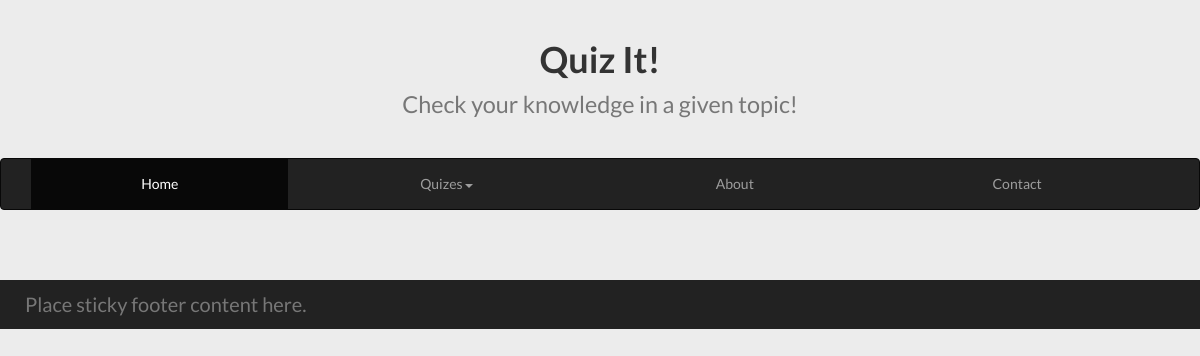
/home/, run on an earlier commit of the app's database.
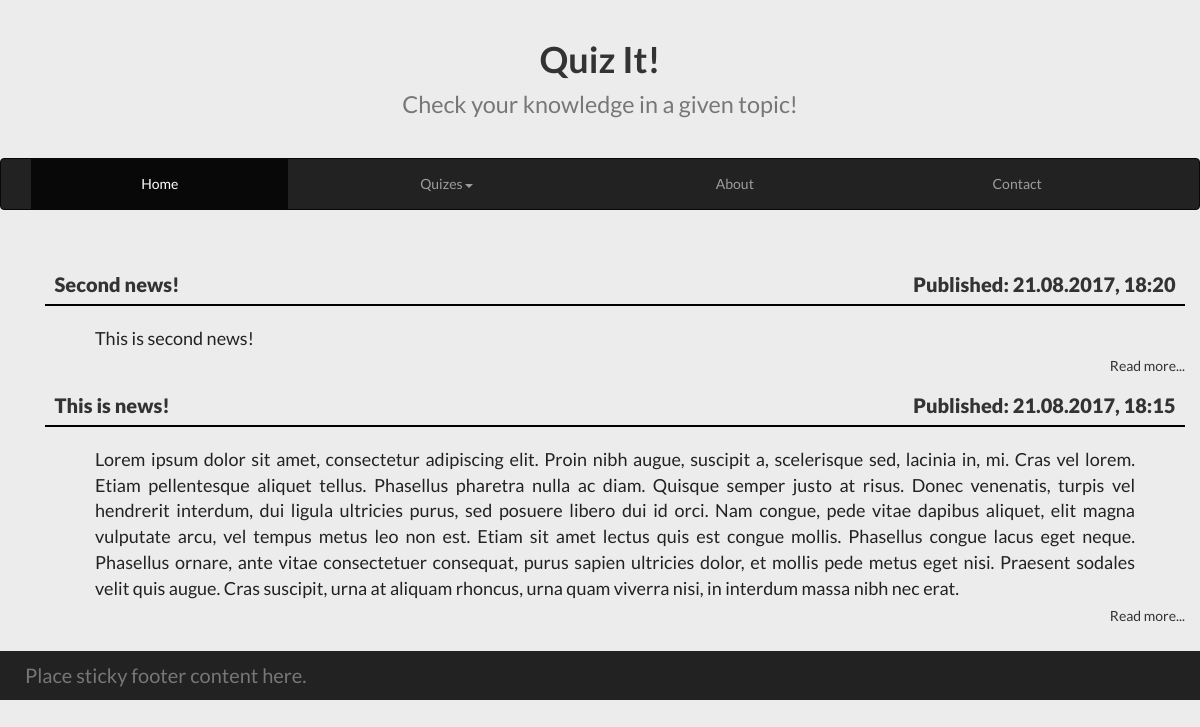
And on a later commit of the database.
### home/models.py (models this page shows, shortened)
class News(models.Model):
	title = models.CharField(max_length=200)
	article = models.TextField()
	pub_date = models.DateTimeField()

### home/views.py (the view)
def index(request):
	query = News.objects.order_by('-pub_date')[:5]
	context = {'news': query}
	return render(request, 'home/index.html', context)

### home/templates/home/index.html (shortened to what this page needs)
{% extends 'home/base.html' %}
{% block content %}
	{% block title_div %}
		<div class="page-header">
			<h1>
				<a href="{% url 'home:index' %}">
					Quiz It!<br><small>Check your knowledge in a given topic!</small>
				</a>
			</h1>
		</div>
	{% endblock %}
	{% block menu_div %}
		<nav class="navbar navbar-default navbar-inverse">
			<div class="container-fluid">
			<div class="collapse navbar-collapse" id="bs-example-navbar-collapse-1">
				<ul class="nav navbar-nav">
					<li class="active"><a href="{% url 'home:index' %}">Home<span class="sr-only">(current)</span></a></li>
					<li class="dropdown">
						<a href="{% url 'home:quizes' %}" class="dropdown-toggle" data-toggle="dropdown" role="button" aria-haspopup="true" aria-expanded="false">Quizes<span class="caret"></span></a>
					</li>
					<li><a href="{% url 'home:about' %}">About</a></li>
					<li><a href="{% url 'home:contact' %}">Contact</a></li>
				</ul>
			</div>
			</div>
		</nav>
	{% endblock %}
	{% block content_div %}
		<div class="container">
			<div class="main-content">
				{% for article in news %}
				<div class="container">
					<article>
						<div class="article-header">
							<div class="article-title">
								<a href="{% url 'home:post' article.id %}">
									{{ article.title }}
								</a>
							</div>
							<div class="article-date">
								Published: {{ article.pub_date|date:"d.m.Y, H:i" }}
							</div>
							<hr>
						</div>
						<div class="article-content">
								{{ article.article }}
						</div>
						<div class='read-more'>
							<a href="{% url 'home:post' article.id %}">
								Read more...
							</a>
						</div>
					</article>
				</div>
				{% endfor %}
			</div>
		</div>
	{% endblock %}
{% endblock %}

### home/templates/home/base.html (shortened to what this page needs)
<!doctype html>
{% load staticfiles %}
<html lang=en>
<head>
	<link rel="stylesheet" type="text/css" href="{% static 'home/css/bootstrap.min.css' %}" />
	<link rel="stylesheet" type="text/css" href="{% static 'home/css/style.css' %}" />
</head>
<body>
	{% block content %}{% endblock %}
	{% block footer %}
		<footer class="footer">
			<div class="container-fluid">
				<p class="text-muted">Place sticky footer content here.</p>
		  	</div>
		</footer>
	{% endblock %}
</body>
</html>

### home/static/home/css/style.css (style rules this page uses)
html, body { background-color: #ececec; height: 100%; min-height: 100%; margin: 0; }
body { font-family: 'Lato', sans-serif; }
h1 { font-weight: bold; }
a { text-decoration: none; color: inherit; }
footer { background-color: #222; padding-top: 10px; }
a:link, a:visited { text-decoration: inherit; color: inherit; }
p { text-align: justify; font-size: 20px; padding-left: 10px; padding-right: 10px; }
.navbar-nav { margin: 0 auto; display: table; table-layout: auto; float: none; width: 100%; }
.navbar-nav > li { display: table-cell; float: none; text-align: center; }
.page-header { padding-bottom:9px; margin:40px 0 20px; border-bottom: none; text-align: center; text-decoration: none; }
.main-content { text-align: center; padding-top: 25px; padding-bottom: 25px; }
.article-header { font-size: 20px; font-weight: 800; padding-top: 15px; padding-bottom: 15px; }
.article-title { display: inline-block; width: 49%; font-size: inherit; font-weight: inherit; text-align: left; }
.article-date { display: inline-block; width: 49%; font-size: inherit; font-weight: inherit; text-align: right; }
.article-header > hr { margin-top: 5px; margin-bottom: 5px; border-top: 2px solid #000; }
.article-content { font-size: 18px; text-align: justify; color: #222; padding-bottom: 5px; padding-left: 50px; padding-right: 50px; }
.read-more { text-align: right; }

What changed in the data, as far as the page shows it:
added News: title "Second news!", pub_date "21.08.2017, 18:20", article "This is second news!"
added News: title "This is news!", pub_date "21.08.2017, 18:15", article "Lorem ipsum dolor sit amet, consectetur adipiscing elit. Proin nibh augue, suscipit a, scelerisque sed, lacinia in, mi. Cras vel lorem. Etiam pellentesque aliquet tellus. Phasellus pharetra nulla ac diam. Quisque semper justo at risus. Donec venenatis, turpis vel hendrerit interdum, dui ligula ultricies purus, sed posuere libero dui id orci. Nam congue, pede vitae dapibus aliquet, elit magna vulputate arcu, vel tempus metus leo non est. Etiam sit amet lectus quis est congue mollis. Phasellus congue lacus eget neque. Phasellus ornare, ante vitae consectetuer consequat, purus sapien ultricies dolor, et mollis pede metus eget nisi. Praesent sodales velit quis augue. Cras suscipit, urna at…"
